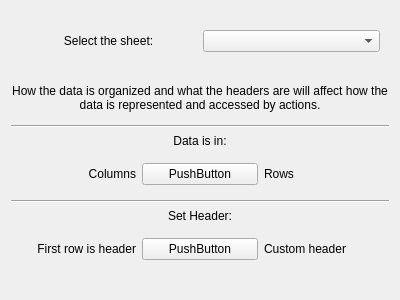
<?xml version="1.0" encoding="UTF-8"?>
<ui version="4.0">
 <class>FileDataSourceSettings</class>
 <widget class="QWidget" name="FileDataSourceSettings">
  <property name="geometry">
   <rect>
    <x>0</x>
    <y>0</y>
    <width>400</width>
    <height>300</height>
   </rect>
  </property>
  <property name="windowTitle">
   <string>FileDataSourceSettings</string>
  </property>
  <layout class="QVBoxLayout" name="verticalLayout">
   <item>
    <widget class="QWidget" name="sheet_select_box" native="true">
     <layout class="QHBoxLayout" name="horizontalLayout_3">
      <item>
       <widget class="QLabel" name="label_7">
        <property name="text">
         <string>Select the sheet:</string>
        </property>
        <property name="alignment">
         <set>Qt::AlignCenter</set>
        </property>
       </widget>
      </item>
      <item>
       <widget class="QComboBox" name="sheet_combo_box"/>
      </item>
     </layout>
    </widget>
   </item>
   <item>
    <widget class="QLabel" name="label_4">
     <property name="sizePolicy">
      <sizepolicy hsizetype="Preferred" vsizetype="Maximum">
       <horstretch>0</horstretch>
       <verstretch>0</verstretch>
      </sizepolicy>
     </property>
     <property name="text">
      <string>How the data is organized and what the headers are will affect how the data is represented and accessed by actions.</string>
     </property>
     <property name="alignment">
      <set>Qt::AlignCenter</set>
     </property>
     <property name="wordWrap">
      <bool>true</bool>
     </property>
    </widget>
   </item>
   <item>
    <widget class="Line" name="line_2">
     <property name="orientation">
      <enum>Qt::Horizontal</enum>
     </property>
    </widget>
   </item>
   <item>
    <widget class="QLabel" name="label">
     <property name="sizePolicy">
      <sizepolicy hsizetype="Preferred" vsizetype="Maximum">
       <horstretch>0</horstretch>
       <verstretch>0</verstretch>
      </sizepolicy>
     </property>
     <property name="text">
      <string>Data is in:</string>
     </property>
     <property name="alignment">
      <set>Qt::AlignCenter</set>
     </property>
    </widget>
   </item>
   <item>
    <widget class="QWidget" name="widget" native="true">
     <property name="sizePolicy">
      <sizepolicy hsizetype="Preferred" vsizetype="Maximum">
       <horstretch>0</horstretch>
       <verstretch>0</verstretch>
      </sizepolicy>
     </property>
     <layout class="QHBoxLayout" name="horizontalLayout">
      <item>
       <widget class="QLabel" name="label_2">
        <property name="text">
         <string>Columns</string>
        </property>
        <property name="alignment">
         <set>Qt::AlignRight|Qt::AlignTrailing|Qt::AlignVCenter</set>
        </property>
       </widget>
      </item>
      <item>
       <widget class="Switch" name="orientation_switch">
        <property name="text">
         <string>PushButton</string>
        </property>
       </widget>
      </item>
      <item>
       <widget class="QLabel" name="label_3">
        <property name="text">
         <string>Rows</string>
        </property>
       </widget>
      </item>
     </layout>
    </widget>
   </item>
   <item>
    <widget class="Line" name="line">
     <property name="orientation">
      <enum>Qt::Horizontal</enum>
     </property>
    </widget>
   </item>
   <item>
    <widget class="QLabel" name="label_6">
     <property name="sizePolicy">
      <sizepolicy hsizetype="Preferred" vsizetype="Maximum">
       <horstretch>0</horstretch>
       <verstretch>0</verstretch>
      </sizepolicy>
     </property>
     <property name="text">
      <string>Set Header:</string>
     </property>
     <property name="alignment">
      <set>Qt::AlignCenter</set>
     </property>
    </widget>
   </item>
   <item>
    <widget class="QWidget" name="widget_2" native="true">
     <property name="sizePolicy">
      <sizepolicy hsizetype="Preferred" vsizetype="Maximum">
       <horstretch>0</horstretch>
       <verstretch>0</verstretch>
      </sizepolicy>
     </property>
     <layout class="QHBoxLayout" name="horizontalLayout_2">
      <item>
       <widget class="QLabel" name="first_header_label">
        <property name="text">
         <string>First row is header</string>
        </property>
        <property name="alignment">
         <set>Qt::AlignRight|Qt::AlignTrailing|Qt::AlignVCenter</set>
        </property>
       </widget>
      </item>
      <item>
       <widget class="Switch" name="header_switch">
        <property name="text">
         <string>PushButton</string>
        </property>
       </widget>
      </item>
      <item>
       <widget class="QLabel" name="label_5">
        <property name="text">
         <string>Custom header</string>
        </property>
       </widget>
      </item>
     </layout>
    </widget>
   </item>
   <item>
    <widget class="QLabel" name="example_header_label">
     <property name="sizePolicy">
      <sizepolicy hsizetype="Preferred" vsizetype="Maximum">
       <horstretch>0</horstretch>
       <verstretch>0</verstretch>
      </sizepolicy>
     </property>
     <property name="text">
      <string/>
     </property>
     <property name="wordWrap">
      <bool>true</bool>
     </property>
    </widget>
   </item>
  </layout>
 </widget>
 <customwidgets>
  <customwidget>
   <class>Switch</class>
   <extends>QPushButton</extends>
   <header>..util.toggleSwitch</header>
  </customwidget>
 </customwidgets>
 <resources/>
 <connections/>
</ui>
